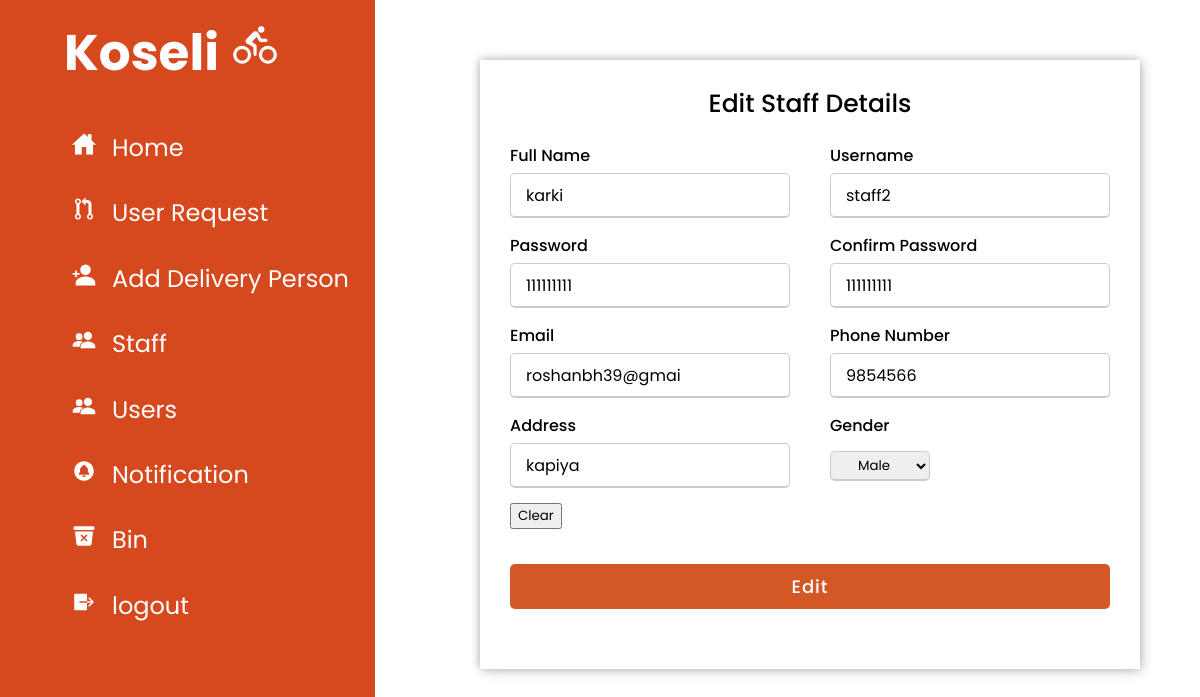
/admin/?r=editstaff&id=34 (signed in), run on the app's committed database.
### tables this page shows
CREATE TABLE `user` (
  `id` int(11) NOT NULL,
  `usertype` int(3) NOT NULL,
  `name` varchar(20) NOT NULL,
  `username` varchar(20) NOT NULL,
  `password` varchar(20) NOT NULL,
  `email` varchar(30) NOT NULL,
  `phone` varchar(10) NOT NULL,
  `address` varchar(20) NOT NULL,
  `gender` varchar(6) NOT NULL
);

### admin/model/dbmodel.php (called while the page is built, shortened)
<?php
function db_connect() {
    $db['host'] = "localhost";
    $db['username'] = "root";
    $db['password'] = "";
    $db['db_name'] = "koseli";
    $conn = new mysqli($db['host'], $db['username'], $db['password'], $db['db_name']);
    return $conn;
}
function editstaff($id)
{
$conn = db_connect();
$sql = "SELECT * from user where id='$id'";
$result = $conn->query($sql);
if($result)
{
    return $result;
}
else
{
    return false;
}
}
?>

### admin/view/editstaff.php (the view, shortened to what this page needs)
<!DOCTYPE html>
<html lang="en" dir="ltr">
<head>
    <link rel="stylesheet" type="text/css">
</head>
<body>
    <div class="container">
        <div class="title">Edit Staff Details</div>
        <div class="content">
            <?php
        if($edit){
            while ($row = $edit->fetch_assoc()) {
        ?>
            <form action="<?php echo $base_url; ?>?r=editstaff&id=<?php echo $id; ?>" method="POST">
                <div class="user-details">
                    <div class="input-box">
                        <span class="details">Full Name</span>
                        <input type="text" name="name" value=<?php echo $row['name'] ?>>
                    </div>
                    <div class="input-box">
                        <span class="details">Username</span>
                        <input type="text" name="username" value=<?php echo $row['username'] ?> required>
                    </div>
                    <div class="input-box">
                        <span class="details">Password</span>
                        <input type="text" name="password" value=<?php echo $row['password'] ?> required>
                    </div>
                    <div class="input-box">
                        <span class="details">Confirm Password</span>
                        <input type="text" name="confirmpassword" value=<?php echo $row['password'] ?> required>
                    </div>
                    <div class="input-box">
                        <span class="details">Email</span>
                        <input type="email" name="email" value=<?php echo $row['email'] ?> required>
                    </div>
                    <div class="input-box">
                        <span class="details">Phone Number</span>
                        <input type="text" name="phone" value=<?php echo $row['phone'] ?> required>
                    </div>
                    <div class="input-box">
                        <span class="details">Address</span>
                        <input type="text" name="address" value=<?php echo $row['address'] ?> required>
                    </div>
                    <div class="input-box">
                        <span class="details">Gender</span>
                        <div class="gen">
                            <select name="gender" value=<?php echo $row['gender'] ?>class="gen">
                <option value="Male">Male</option>
            </select>
                        </div>
                    </div>
                    <input type="reset" value="Clear">
                </div>
                <div class="button">
                    <input type="submit" value="Edit">
                </div>
            </form>
       <?php }} ?>
        </div>
    </div>

### admin/resources/style.css (style rules this page uses)
:root { --main-color: #d6491e; --color-dark: #1d2231; --text-color: #d6491e; }
* { margin: 0; box-sizing: border-box; list-style-type: none; text-decoration: none; font-family: 'Poppins', sans-serif; }

### admin/view/editstaff.php (style rules this page uses)
* { box-sizing: border-box; font-family: 'Poppins', sans-serif; }
body { height: 100vh; position: fixed; justify-content: center; align-items: center; padding: 60px; margin-left: 35%; }
.container { position: relative; max-width: 700px; width: 100%; background-color: #fff; padding: 25px 30px; box-shadow: 2px 2px 12px rgba(0, 0, 0, 0.2), -1px -1px 8px rgba(0, 0, 0, 0.2); }
.container .title { font-size: 25px; font-weight: 500; position: relative; text-align: center; }
.content form .user-details { display: flex; flex-wrap: wrap; justify-content: space-between; margin: 20px 0 12px 0; }
form .user-details .input-box { margin-bottom: 15px; width: calc(100% / 2 - 20px); }
form .input-box span.details { display: block; font-weight: 500; margin-bottom: 5px; }
.user-details .input-box input { height: 45px; width: 100%; outline: none; font-size: 16px; border-radius: 5px; padding-left: 15px; border: 1px solid #ccc; border-bottom-width: 2px; transition: all 0.3s ease; }
form .button { height: 45px; margin: 35px 0 }
form .button input { height: 100%; width: 100%; border-radius: 5px; border: none; color: #fff; font-size: 18px; font-weight: 500; letter-spacing: 1px; cursor: pointer; transition: all 0.3s ease; background: rgb(212, 87, 38); }
form .gen select { position: relative; top: 8px; width: 100px; height: 30px; text-align: center; border-radius: 5px; border: 1px solid #ccc; border-bottom-width: 2px; }

### data on the page
user: name "karki", username "staff2", password "111111111", confirmpassword "111111111", email "roshanbh39@gmai", phone "9854566", address "kapiya", gender "Male"
